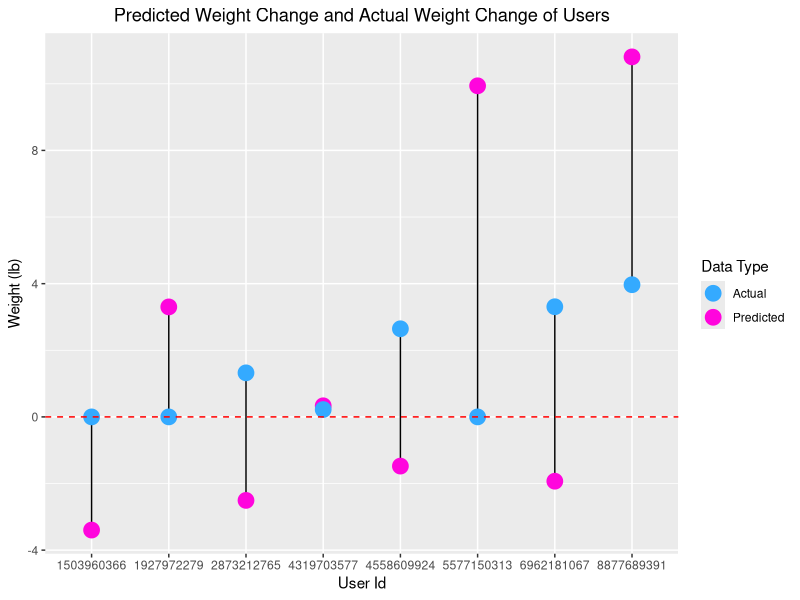
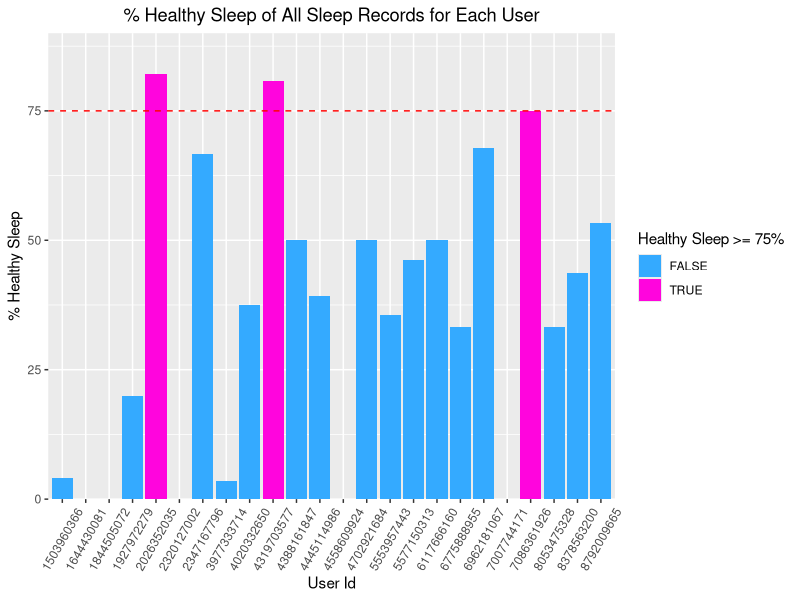
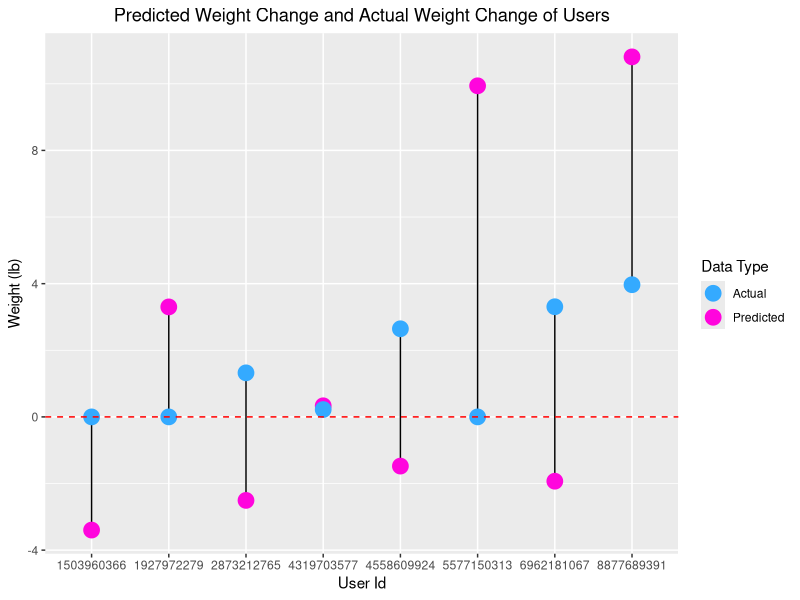
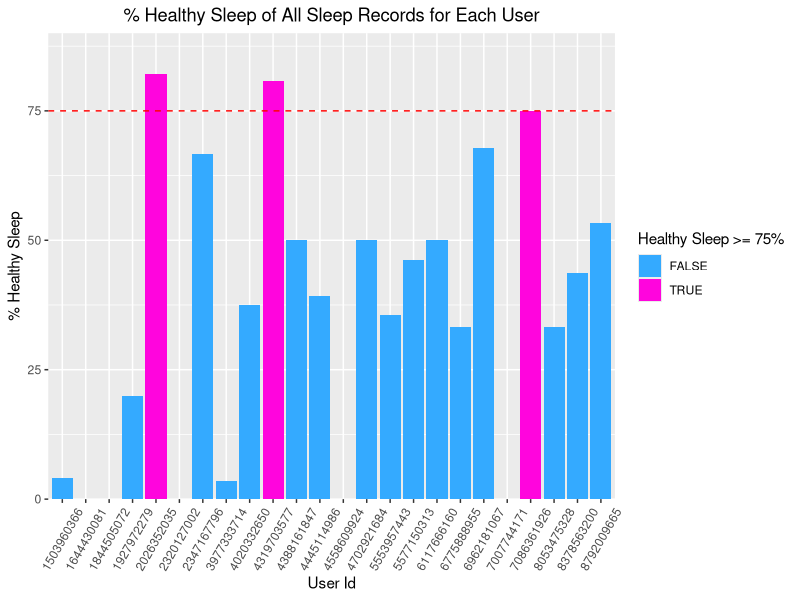

Write R code to recreate these figures, in order.
install.packages('tidyverse')
# install.packages('skimr')
# install.packages('janitor')

library(tidyverse)
library(ggplot2)

# Read the CSV created from BigQuery
weightdiff_predicted_actual <- read.csv("data/created/weightdiff_pred_actual_merged.csv")

# Change the Id column to string so that it's not shown in scientific notation
weightdiff_predicted_actual$Id <- as.character(weightdiff_predicted_actual$Id)

# Creating a list to add manual legend
data_colors <- c('Predicted'='#ff05dd', 'Actual'='#34aaff')

# Create a scatter plot with users' predicted and actual weight differences
ggplot(weightdiff_predicted_actual, aes(x=Id)) +
  geom_segment(aes(x=Id, xend=Id, y=weightloss_pred_lb, yend=weight_diff_lb)) +
  geom_point(aes(y=weightloss_pred_lb, color='Predicted'),size=5) + 
  geom_point(aes(y=weight_diff_lb, color = 'Actual'),size=5) +
  geom_hline(yintercept=0, linetype="dashed", color = "red") +
  ggtitle("Predicted Weight Change and Actual Weight Change of Users") + 
  theme(plot.title=element_text(hjust=0.5)) +
  labs(x="User Id", y="Weight (lb)", color="Data Type") + 
  scale_color_manual(values=data_colors)

# Save the scatter plot
ggsave("img/Users' Predicted vs Actual Weight Change.jpg")

# Show how much healthy hours of sleep users are getting
sleep <- read.csv("data/created/users_sleep_healthy.csv")

# Clean the sleep data so that rows with 0 are omitted
cleaned_sleep <- filter(sleep, 
                        avg_asleep_minutes != 0, 
                        avg_time_in_bed != 0,
                        avg_time_in_bed_awake != 0)

# Change User Id type from integer to string
cleaned_sleep$Id <- as.character(cleaned_sleep$Id)

# Create a bar plot that shows % of healthy sleep each user got
cleaned_sleep %>%
  ggplot2::ggplot(aes(x=Id,y=percent_healthy_sleep,fill=percent_healthy_sleep >= 75)) + 
    geom_bar(stat='identity') +
    geom_hline(yintercept=75, linetype="dashed", color = "red") +
    theme(axis.text.x=element_text(angle=60,vjust=0.5)) +
    scale_fill_manual(values = c('#34aaff','#ff05dd'), labels=c('T'='>=75','F'='<75')) + 
    scale_y_continuous(expand=c(0,0), limits=c(0,90)) +
    ggtitle("% Healthy Sleep of All Sleep Records for Each User") +
    theme(plot.title = element_text(hjust=0.5)) + 
    labs(x="User Id", y="% Healthy Sleep",fill='Healthy Sleep >= 75%')

# Save the bar plot
ggsave("img/Healthy Sleep Percentage for Each User.jpg")
